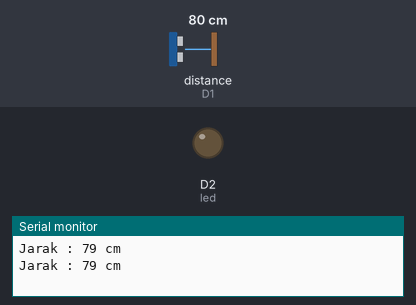
The program below on a simulated ESP8266 (NodeMCU). On the bench: output pins drawn as LEDs (lit = HIGH), the last lines printed to the serial monitor. Wiring (inferred from the names in the program): ultrasonic range finder: trigger D0; echo D1. Inputs (shaded band) come from the test bench; at power-on: distance to the obstacle (sensor on D1) 80 cm. The echo pulse lasts 58.3 µs per cm; pins used as bus, display or sensor lines are not drawn.

Above: at 1.8 s.
1.9 s: distance to the obstacle (sensor on D1) set to 12 cm
3.4 s: distance to the obstacle (sensor on D1) set to 9 cm
At 4.9 s:
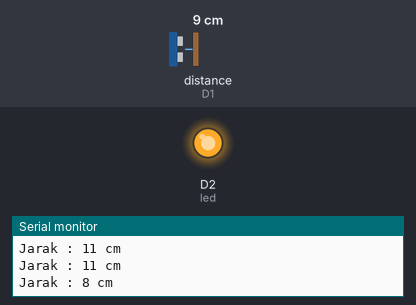
5.5 s: distance to the obstacle (sensor on D1) set to 18 cm
At 6.5 s:
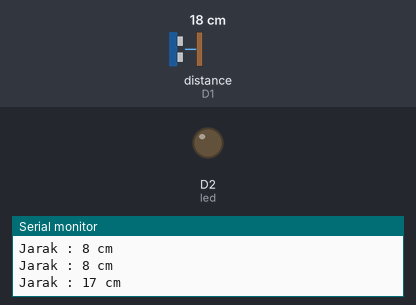
7.5 s: distance to the obstacle (sensor on D1) set to 2 cm
At 9.3 s:
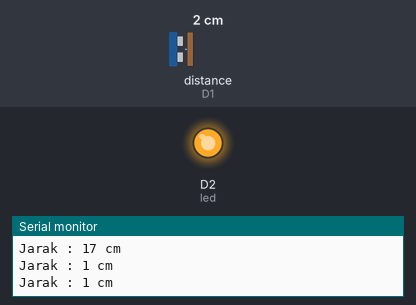
Timing chart, 0 to 10.5 s (numbered marks = the images above; inputs shaded):
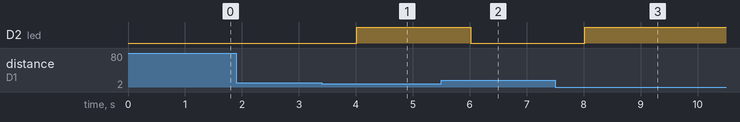

Measured:
- the behaviour switches between 11 and 10 cm on distance to the obstacle (sensor on D1) (found by bisection; images 0 and 1)
- after the input at 3.4 s, D2 (led): LOW → HIGH after 0.61 s
- after the input at 5.5 s, D2 (led): HIGH → LOW after 0.52 s
- after the input at 7.5 s, D2 (led): LOW → HIGH after 0.52 s

The program:

main.cpp
```cpp
#include <Arduino.h>

// put function declarations here:
int myFunction(int, int);
int trigPin = D0;
int echoPin = D1;
int led = D2;
long duration;
int distance;
void setup() {
  pinMode(led,OUTPUT);
  pinMode(trigPin, OUTPUT);
  pinMode(echoPin,INPUT);
  Serial.begin(9600);

}

void loop() {
  digitalWrite(trigPin,LOW);
  delayMicroseconds(5);
  digitalWrite(trigPin,HIGH);
  delayMicroseconds(10);
  digitalWrite(trigPin,LOW);
  duration = pulseIn(echoPin,HIGH);
  distance = 0.034 * duration /2;
  Serial.print("Jarak : ");
  Serial.print(distance);
  Serial.print(" cm\n");
  if(distance < 10){
    digitalWrite(led,HIGH);
  }else{
    digitalWrite(led,LOW);
  }
  delay(1000);
  // put your main code here, to run repeatedly:
}
```
